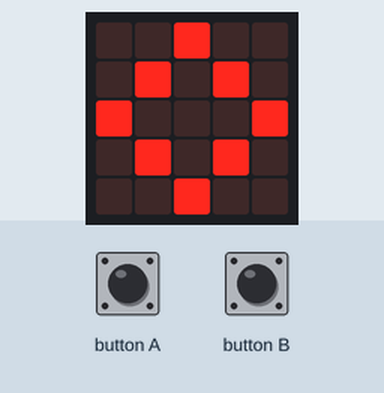
This program was run on a simulated BBC micro:bit (MakeCode). Shown: the board's 5×5 LED display. The test bench sets the inputs (shaded band).

Above: at 1.6 s.
1.7 s: button A pressed for 0.15 s
At 3.0 s:
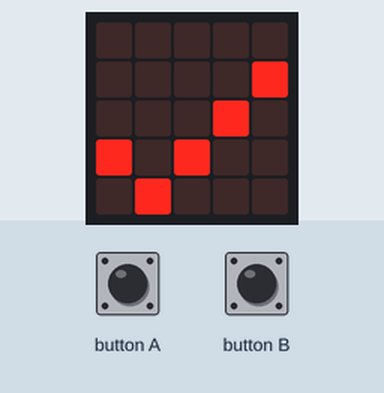
3.3 s: button B pressed for 0.15 s
At 4.2 s:
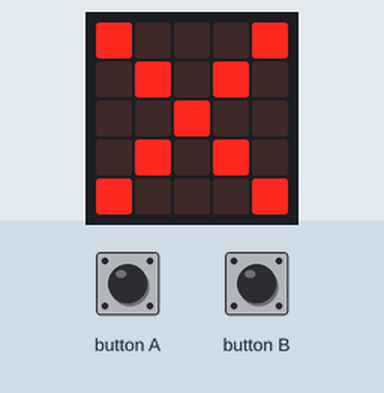
Timing chart, 0 to 6.3 s (numbered marks = the images above; inputs shaded):
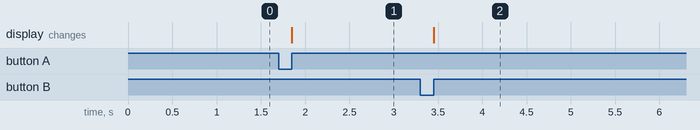

The program:

main.ts
```typescript
input.onButtonPressed(Button.A, function () {
    basic.showIcon(IconNames.Yes)
})
input.onButtonPressed(Button.B, function () {
    basic.showIcon(IconNames.No)
})
basic.showLeds(`
    . . # . .
    . # . # .
    # . . . #
    . # . # .
    . . # . .
    `)
```

test.ts
```typescript
// testene settes inn her; disse vil ikke kompilert så lenge denne pakken blir brukt som en utvidelse.
```

Measured:
- after the input at 1.7 s, the display: changes after 0.15 s (image 1)
- after the input at 3.3 s, the display: changes after 0.15 s (image 2)
